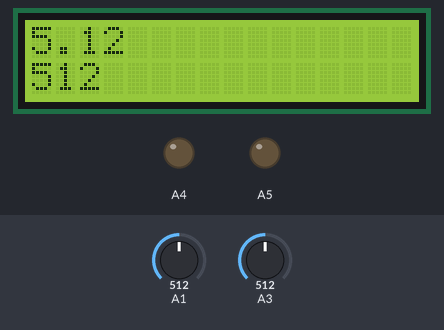
A sketch run on a simulated Arduino Uno, built with avr-gcc and run on an emulated ATmega328P. Shown: 16×2 character LCD, output pins drawn as LEDs (lit = HIGH). Inputs (shaded band) come from the test bench; at power-on: A3 = 512, A1 = 512. What the sketch prints to the serial monitor is not drawn.

Above: at 1.2 s.
1.3 s: A3 set to 716
At 1.55 s:
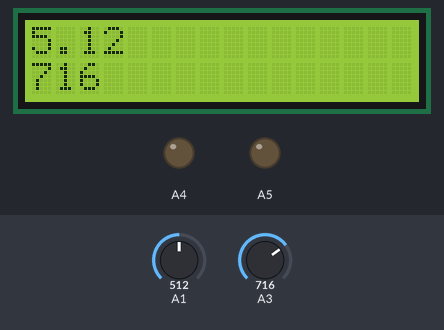
2.8 s: A1 set to 716
At 3.03 s:
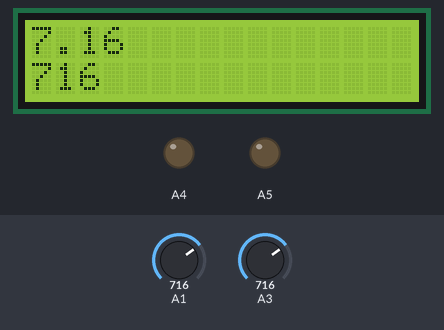
4.3 s: A3 set to 900
At 4.52 s:
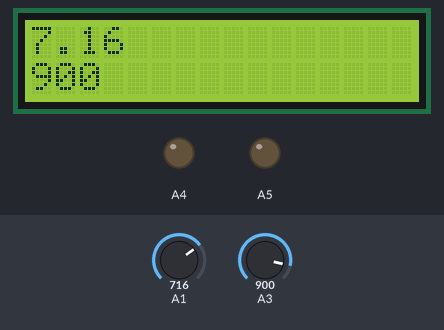
5.8 s: A1 set to 900
At 6.21 s:
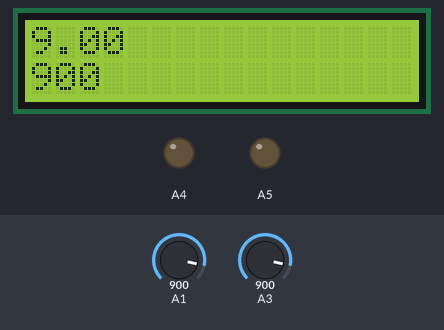
7.5 s: A3 set to 1023
At 7.91 s:
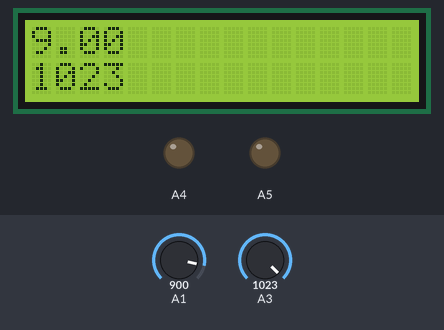
9.2 s: A1 set to 1023
At 9.62 s:
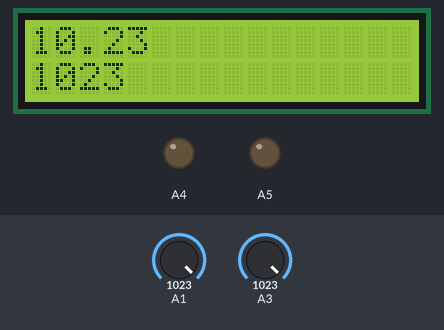
Timing chart, 0 to 11.9 s (numbered marks = the images above; inputs shaded):
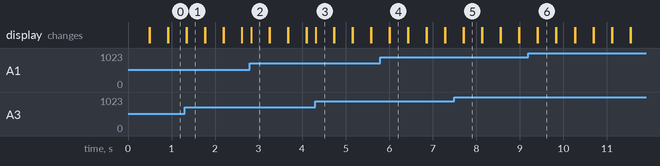

The sketch:

9.4.ino
```cpp
#include <LiquidCrystal_I2C.h>
LiquidCrystal_I2C lcd(0x27,16,2);

void setup() {
  // put your setup code here, to run once:
  pinMode(A1,INPUT);
  pinMode(A3,INPUT);
  pinMode(A4,OUTPUT);
  pinMode(A5,OUTPUT);
  Serial.begin(9600);
  lcd.init();
  lcd.backlight();
}

void loop() {
  // put your main code here, to run repeatedly:
  float VR = analogRead(A1);
  int LDR = analogRead(A3);
  Serial.println(LDR);
  lcd.setCursor(0,0);
  lcd.print(VR/100);
  lcd.setCursor(0,1);
  lcd.print(LDR);
  delay(200);
  lcd.clear();
}
```

Measured:
- after the input at 1.3 s, the display: first differs from a run without the input after 0.05 s (image 1)
- after the input at 2.8 s, the display: changes at once (image 2)
- after the input at 4.3 s, the display: changes at once (image 3)
- after the input at 5.8 s, the display: first differs from a run without the input after 0.21 s (image 4)
- after the input at 7.5 s, the display: first differs from a run without the input after 0.21 s (image 5)
- after the input at 9.2 s, the display: first differs from a run without the input after 0.21 s (image 6)
- what the display in image 1 shows lasts 0.5 s, from 1.3 s to 1.8 s
